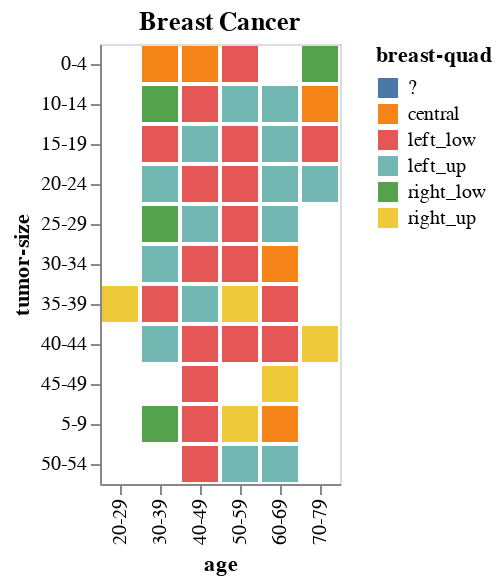

The notebook cell saved with this chart:
### Markdown cell above
As you can see, the vertical axis in this grapg shows the age of patients and the horizontal axis shows the count of recordes. I used the bar chart for this visualisation because it helps us to have better insight. The reason of choosing this bar chart is that it helps us to understand which age groups are more at risk(In this graph the women beween 50 to 59) and to start preventation from high-risk groups to reduce the disease.

### Code cell
alt.Chart(df).mark_bar().encode(
    x = "age" ,
    y = "tumor-size" ,
    color = "breast-quad"
).properties(
    title = "Breast Cancer"
)

### Figure 1 — Vega-Lite specification as saved in the notebook (floating-point values rounded to 4 significant figures; data arrays with more than 128 entries replaced by an {"elided": "..."} marker saying what was removed)
{"config": {"view": {"continuousWidth": 400, "continuousHeight": 300}}, "data": {"name": "data-b9af3c7986ad23aec6821fde2ccb71ef"}, "mark": "bar", "encoding": {"color": {"type": "nominal", "field": "breast-quad"}, "x": {"type": "nominal", "field": "age"}, "y": {"type": "nominal", "field": "tumor-size"}}, "title": "Breast Cancer", "$schema": "https://vega.github.io/schema/vega-lite/v4.8.1.json", "datasets": {"data-b9af3c7986ad23aec6821fde2ccb71ef": {"elided": "286 records"}}}
